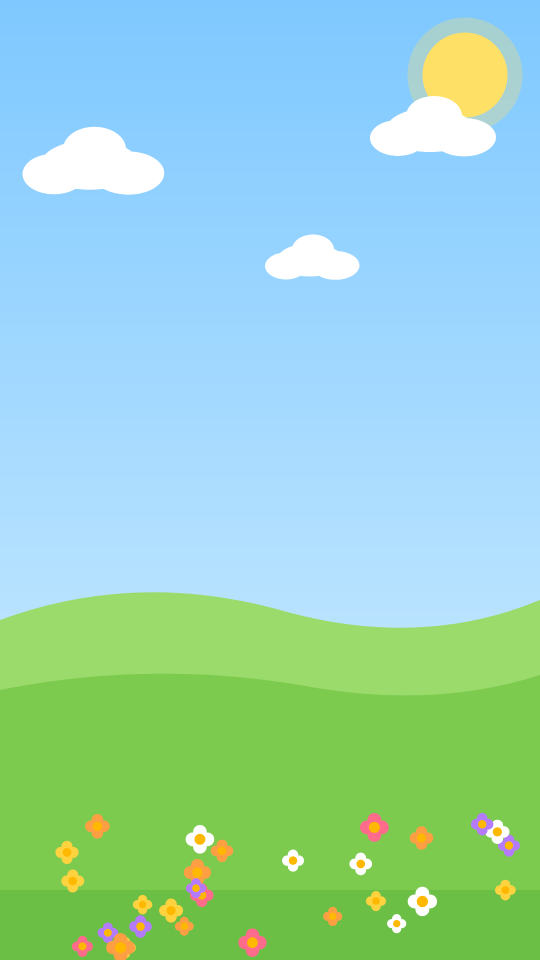
#> input picture ep01-fruits/art/bg_vertical.png, 1080 x 1920 px, found by its file name (shown at 1/2 size)
$ python shorts.py ../ep01-fruits/art/bg.png
#> lines starting #> are read from the running program, lines starting #| are printed output that depends on the picture
### ep02-colours/render.py
"""Animate episode 1 from timeline.json + character layers + art.

python render.py frames N1,N2,...   -> preview PNGs
python render.py video OUT.mp4      -> silent 1920x1080 30fps video (parallel)
"""
import json, math, os, subprocess, sys, wave, pathlib, random
from multiprocessing import Pool
import numpy as np
import script as EP
from PIL import Image, ImageDraw, ImageFont

HERE = pathlib.Path(__file__).resolve().parent
KIT = HERE.parent / "characters" / "layers"
FPS = 30
VERTICAL = os.environ.get("LAYOUT") == "vertical"          # Shorts: 1080x1920
LAYOUTS = {
    False: dict(W=1920, H=1080, cx=960, fruit_y=400, fruit=430, label_y=800, label_w=760, label_max=150,
                prompt_y=60, feet=1050, gul_x=340, mishu_x=1580, bg="bg.png"),
    True: dict(W=1080, H=1920, cx=540, fruit_y=720, fruit=500, label_y=1075, label_w=720, label_max=160,
               prompt_y=360, feet=1880, gul_x=300, mishu_x=780, bg="bg_vertical.png", S=0.40),
}
L = LAYOUTS[VERTICAL]
W, H = L["W"], L["H"]
S = L.get("S", 0.46)                       # layer scale: 1200x2000 -> 552x920 (landscape)
FONT = "C:/Windows/Fonts/seguibl.ttf"
INK = (58, 36, 32)
RAINBOW = [(255, 77, 109), (255, 159, 28), (255, 200, 40), (59, 193, 74), (46, 168, 255), (155, 93, 229)]

CHAR = {
    "gul": dict(outfit=EP.OUTFITS["gul"], x=L["gul_x"], pivot=(396, 526), girl=False, phase=0.0),
    "misheal": dict(outfit=EP.OUTFITS["misheal"], x=L["mishu_x"], pivot=(388, 526), girl=True, phase=1.7),
}
SPEAKER_ID = {"gul": "gul", "mishu": "misheal"}
G = {}


# ----------------------------------------------------------------- loading
def load_layers(name):
    d = {}
    for p in (KIT / name).glob("*.png"):
        im = Image.open(p)
        d[p.stem] = im.resize((int(im.width * S), int(im.height * S)), Image.LANCZOS)
    return d


def envelope(wav_path):
    with wave.open(str(wav_path)) as w:
        sr = w.getframerate()
        x = np.frombuffer(w.readframes(w.getnframes()), np.int16).astype(np.float32) / 32768
    hop = sr // FPS
    n = len(x) // hop + 1
    rms = np.array([np.sqrt(np.mean(x[i * hop:(i + 1) * hop] ** 2) + 1e-12) for i in range(n)])
    ref = np.percentile(rms, 90) + 1e-6
    return np.clip(rms / ref, 0, 1.5)


def init():
    tl = json.load(open(HERE / "timeline.json"))
#> (reads ep02-colours/timeline.json from the repository)
    G["beats"], G["total"] = tl["beats"], tl["total"]
    G["layers"] = {n: load_layers(n) for n in CHAR}
    G["bg"] = Image.open(HERE / "art" / L["bg"]).convert("RGBA")
    G["fruit"] = {p.stem[6:]: Image.open(p) for p in (HERE / "art").glob("fruit_*.png")}
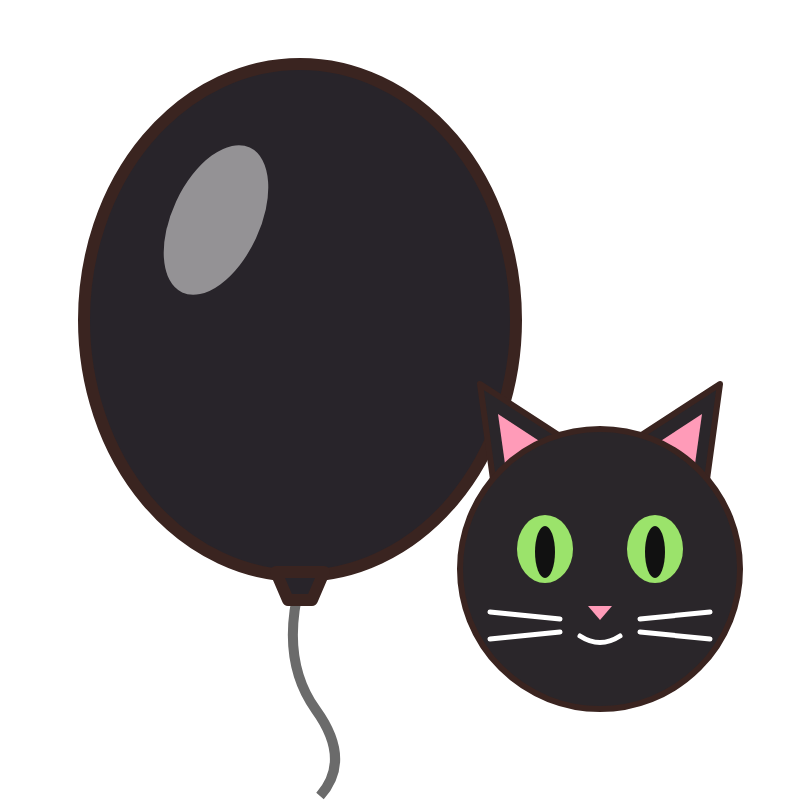
#> input picture ep02-colours/art/fruit_black.png, 800 x 800 px
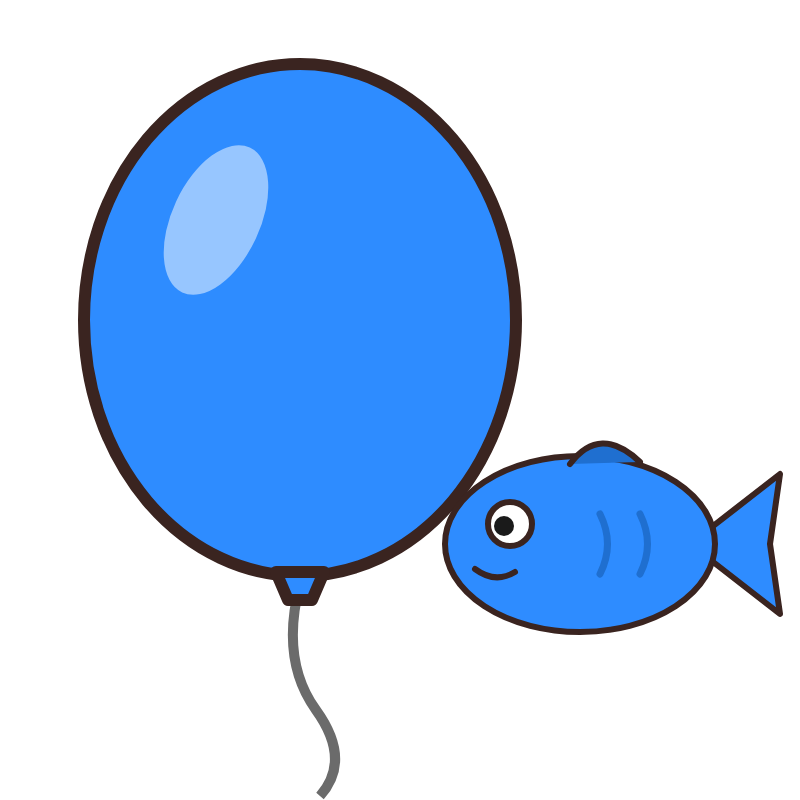
#> input picture ep02-colours/art/fruit_blue.png, 800 x 800 px
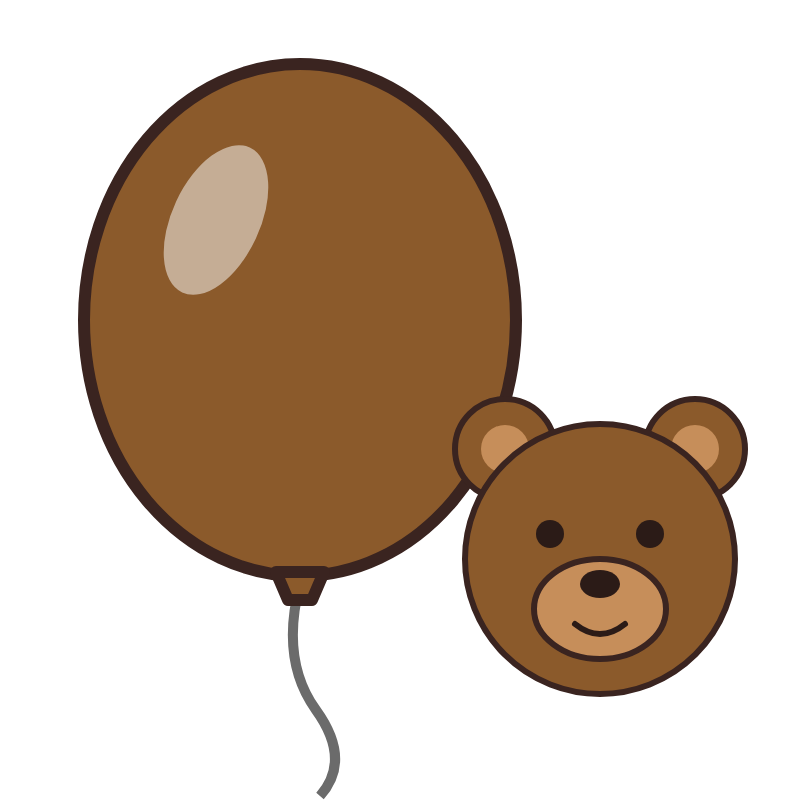
#> input picture ep02-colours/art/fruit_brown.png, 800 x 800 px
    G["env"] = {b["wav"]: envelope(HERE / "audio" / b["wav"]) for b in G["beats"] if "wav" in b}
    G["fonts"] = {}
    G["cache"] = {}
    # blink schedule per character
    rnd = random.Random(7)
    G["blinks"] = {}
    for n in CHAR:
        t, bl = 1.0, []
        while t < G["total"] + 5:
            bl.append(t)
            t += rnd.uniform(2.8, 5.0)
        G["blinks"][n] = bl
    # derived spans
    B = G["beats"]
    spans = dict(fruit=[], label=[], spell=[], prompt=[], stars=[], wave=[], happy=[], speak=[])
    cur = None
    for i, b in enumerate(B):
        t0, t1 = b["t"], b["t"] + b["dur"]
        if "fruit_in" in b:
            cur = dict(key=b["fruit_in"], tin=t0, tout=None, label=None, name=None, spell=None)
            spans["fruit"].append(cur)
        if "label" in b and cur:
            cur["label"], cur["name"] = t0, b["label"]
        if "spell" in b and cur:
            cur["spell"] = t0
        if "fruit_out" in b and cur:
            cur["tout"] = t0
        if b.get("prompt"):
            spans["prompt"].append((t0, t1))
        if b.get("stars"):
            spans["stars"].append(t0)
        if "wave" in b:
            spans["wave"].append((SPEAKER_ID[b["wave"]], t0 - 0.2, t1 + 0.6))
        if "eyes_closed" in b:
            spans["happy"].append((SPEAKER_ID[b["eyes_closed"]], t0, t1))
        if "wav" in b:
            spans["speak"].append((SPEAKER_ID[b["who"]], t0, t1, b["wav"]))
        if b.get("recap"):
            G["recap_t"] = t0
        if b.get("recap_walk"):
            G["recap_walk"] = (t0, t1)
        if b.get("scene") == "outro":
            G["outro_t"] = t0
    G["spans"] = spans
    G["intro_end"] = B[3]["t"]


# [220 lines left out: functions font, ease_back, rainbow_text, plain_text, star, char_state and 2 more, not called in this run]


def worker_init():
    init()


# [10 lines left out: function render_chunk, not called in this run]


# [21 lines that do not run on import are left out]

### ep02-colours/shorts.py
"""Cut one vertical Short per colour from episode 2.

python shorts.py preview      -> a few vertical PNG frames
python shorts.py render       -> VIDEOS/01 Learn Fruits/Shorts/Short NN - Fruit.mp4
Needs _mix.wav (python audio_mix.py _mix.wav) and timeline.json.
"""
import os, sys, json, subprocess, pathlib
os.environ["LAYOUT"] = "vertical"                # must be set before render is imported (and for workers)
from multiprocessing import Pool
import render as R

HERE = pathlib.Path(__file__).resolve().parent
OUT = HERE.parent / "VIDEOS" / "02 Learn Colours" / "Shorts"
FPS = R.FPS


def spans():
    R.init()
    out = []
    for i, fr in enumerate(R.G["spans"]["fruit"]):
        name = [b for b in R.G["beats"] if b.get("label")][i]["label"]
        out.append((i + 1, fr["key"], name, max(0, fr["tin"] - 0.15), fr["tout"] + 0.7))
    return out


def job(args):
    lo, hi, path = args
    return R.render_chunk((lo, hi, path))


if __name__ == "__main__":
#> (the run stopped early here; a loop or call above may not have finished)
